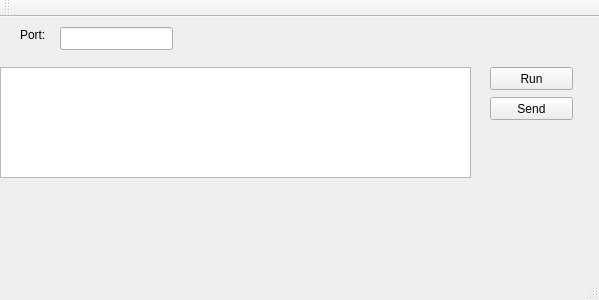
<?xml version="1.0" encoding="UTF-8"?>
<ui version="4.0">
 <class>MainWindow</class>
 <widget class="QMainWindow" name="MainWindow">
  <property name="geometry">
   <rect>
    <x>0</x>
    <y>0</y>
    <width>599</width>
    <height>300</height>
   </rect>
  </property>
  <property name="windowTitle">
   <string>MainWindow</string>
  </property>
  <widget class="QWidget" name="centralWidget">
   <widget class="QPushButton" name="pushButton">
    <property name="geometry">
     <rect>
      <x>490</x>
      <y>80</y>
      <width>83</width>
      <height>23</height>
     </rect>
    </property>
    <property name="text">
     <string>Send</string>
    </property>
   </widget>
   <widget class="QTextEdit" name="textEdit">
    <property name="geometry">
     <rect>
      <x>0</x>
      <y>50</y>
      <width>471</width>
      <height>111</height>
     </rect>
    </property>
   </widget>
   <widget class="QPushButton" name="pushButton_2">
    <property name="geometry">
     <rect>
      <x>490</x>
      <y>50</y>
      <width>83</width>
      <height>23</height>
     </rect>
    </property>
    <property name="text">
     <string>Run</string>
    </property>
   </widget>
   <widget class="QLineEdit" name="lineEdit">
    <property name="geometry">
     <rect>
      <x>60</x>
      <y>10</y>
      <width>113</width>
      <height>23</height>
     </rect>
    </property>
   </widget>
   <widget class="QLabel" name="label">
    <property name="geometry">
     <rect>
      <x>20</x>
      <y>10</y>
      <width>64</width>
      <height>15</height>
     </rect>
    </property>
    <property name="text">
     <string>Port:</string>
    </property>
   </widget>
  </widget>
  <widget class="QMenuBar" name="menuBar">
   <property name="geometry">
    <rect>
     <x>0</x>
     <y>0</y>
     <width>599</width>
     <height>20</height>
    </rect>
   </property>
  </widget>
  <widget class="QToolBar" name="mainToolBar">
   <attribute name="toolBarArea">
    <enum>TopToolBarArea</enum>
   </attribute>
   <attribute name="toolBarBreak">
    <bool>false</bool>
   </attribute>
  </widget>
  <widget class="QStatusBar" name="statusBar"/>
 </widget>
 <layoutdefault spacing="6" margin="11"/>
 <resources/>
 <connections/>
</ui>
